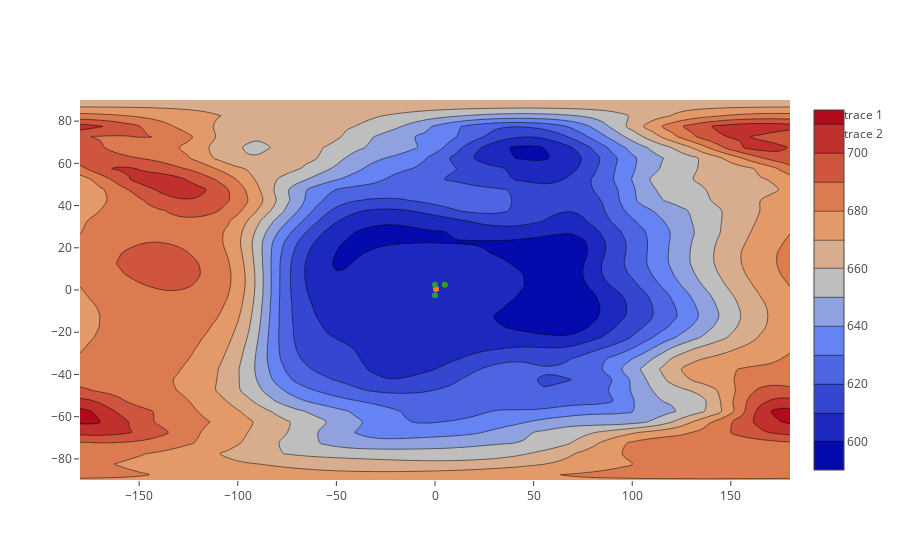

Notebook cell for this chart:
### Code cell
data = [
        go.Contour( z=tiegcm.z[0][-1]/1e5,
                    x=tiegcm.lon,
                    y=tiegcm.lat,
                    ),
        go.Scatter(x = [p.longitude], y =[ p.latitude], mode = 'markers'),
        go.Scatter(x = [lon[c[0], c[1]] for c in coord_indices], 
                   y = [lat[c[0], c[1]] for c in coord_indices], mode = 'markers')
]

iplot(data)

### Figure 1 — Plotly figure (JSON) as saved in the notebook; plotly's stock layout.template omitted (floating-point values rounded to 4 significant figures; data arrays with more than 128 entries replaced by an {"elided": "..."} marker saying what was removed)
{"data": [{"type": "contour", "x": [-180, -175, -170, -165, -160, -155, -150, -145, -140, -135, -130, -125, -120, -115, -110, -105, -100, -95, -90, -85, -80, -75, -70, -65, -60, -55, -50, -45, -40, -35, -30, -25, -20, -15, -10, -5, 0, 5, 10, 15, 20, 25, 30, 35, 40, 45, 50, 55, 60, 65, 70, 75, 80, 85, 90, 95, 100, 105, 110, 115, 120, 125, 130, 135, 140, 145, 150, 155, 160, 165, 170, 175, 180], "y": [-90, -87.5, -82.5, -77.5, -72.5, -67.5, -62.5, -57.5, -52.5, -47.5, -42.5, -37.5, -32.5, -27.5, -22.5, -17.5, -12.5, -7.5, -2.5, 2.5, 7.5, 12.5, 17.5, 22.5, 27.5, 32.5, 37.5, 42.5, 47.5, 52.5, 57.5, 62.5, 67.5, 72.5, 77.5, 82.5, 87.5, 90], "z": {"elided": "38x73 float values"}}, {"mode": "markers", "type": "scatter", "x": [0.5], "y": [0.5]}, {"mode": "markers", "type": "scatter", "x": [0, 0, 5], "y": [2.5, -2.5, 2.5]}], "layout": {}}
